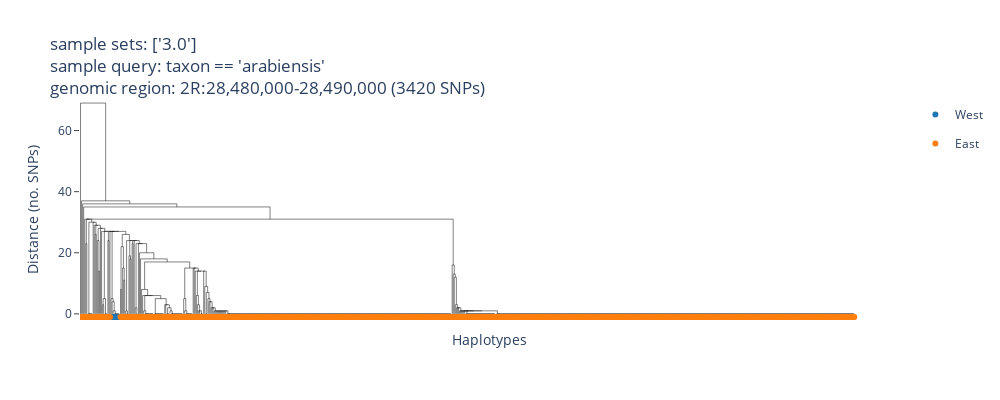

The code cell stored with this chart in its notebook:
### Code cell
ag3.plot_haplotype_clustering(
    region="2R:28,480,000-28,490,000",
    sample_sets=["3.0"],
    sample_query="taxon == 'arabiensis'",
    analysis="gamb_colu_arab",
    color=new_cohorts,
    cohort_size=None,
    width=1000,
    height=400,
)
